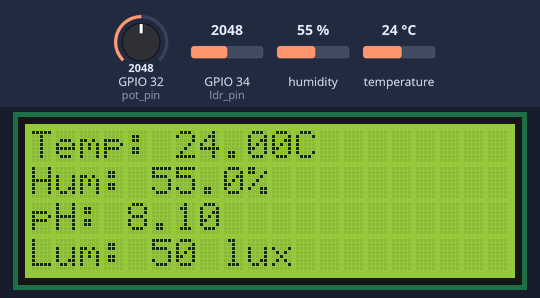
Simulated run of this sketch. Board: ESP32. Parts: 20×4 character LCD. The test bench sets the inputs (shaded band); at power-on: humidity 55 %, GPIO 32 (pot_pin) = 2048, GPIO 34 (ldr_pin) = 2048, temperature 24 °C. WiFi joins after 1.5 s; servers stay silent unless stated; no MQTT or app messages arrive unless stated.

Above: at 3.3 s.
3.4 s: humidity set to 22 %
At 5.3 s:
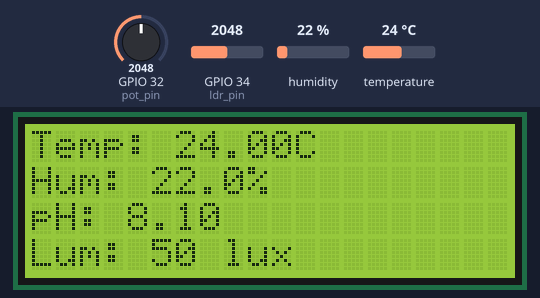
6.1 s: GPIO 32 (pot_pin) set to 2866
At 7.6 s:
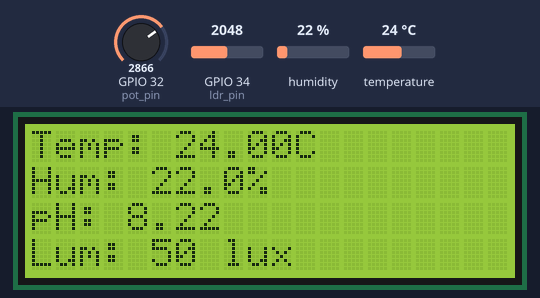
8.8 s: GPIO 34 (ldr_pin) set to 2866
At 11.1 s:
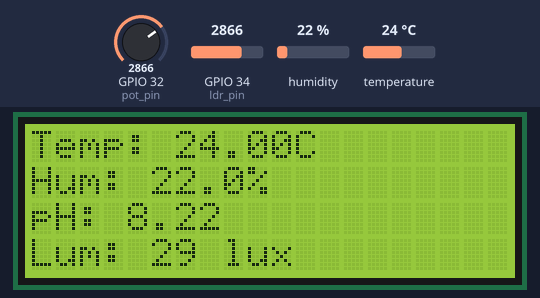
11.9 s: temperature set to 12 °C
At 13.4 s:
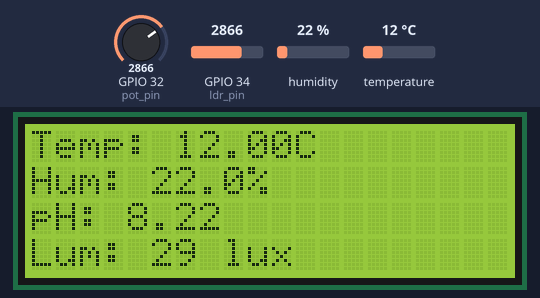
14.6 s: GPIO 32 (pot_pin) set to 3972
At 16.9 s:
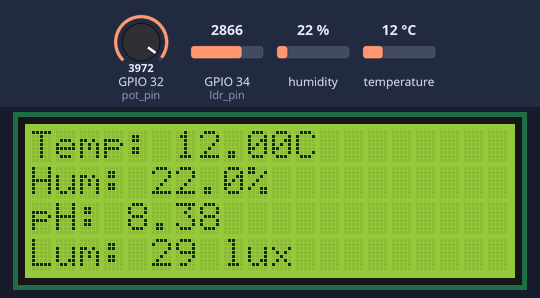
18.1 s: GPIO 34 (ldr_pin) set to 3972
At 19.2 s:
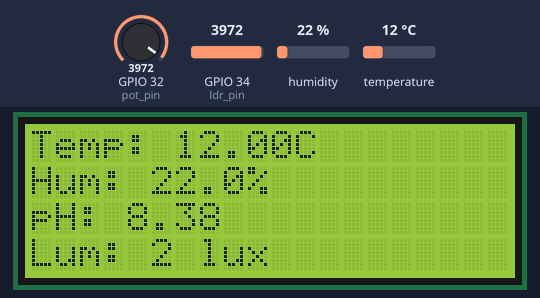
Timing chart, 0 to 21.1 s (numbered marks = the images above; inputs shaded):
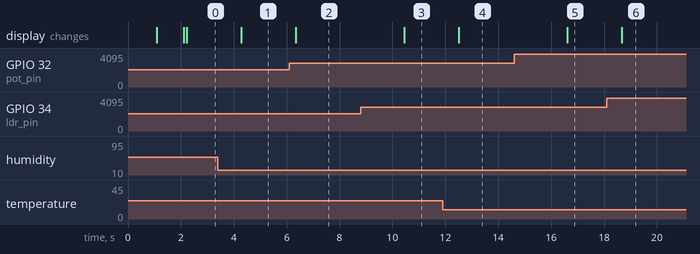

Measured:
- after the input at 3.4 s, the display: changes after 0.88 s (image 1)
- after the input at 6.1 s, the display: changes after 0.24 s (image 2)
- after the input at 8.8 s, the display: changes after 1.6 s (image 3)
- after the input at 11.9 s, the display: changes after 0.60 s (image 4)
- after the input at 14.6 s, the display: changes after 2.0 s (image 5)
- after the input at 18.1 s, the display: changes after 0.57 s (image 6)

The sketch:

main.ino
```cpp
#include "DHTesp.h"
#include <WiFi.h>
#include <ArduinoJson.h>
#include <PubSubClient.h>
#include <LiquidCrystal_I2C.h>

const int dht_pin = 15;
const int pot_pin = 32;
const int ldr_pin = 34;

const char* ssid = "Wokwi-GUEST";
const char* password = "";

const char* mqtt_server = "mqtt.tago.io";
const int mqtt_port = 1883;
const char* mqtt_id = "gabe_leao_mqtt";
const char* mqtt_user = "magic_lion";
const char* mqtt_password = "4aa32027-5816-4b91-bed9-5fe3b00b30cf";

WiFiClient espClient;
PubSubClient MQTT(espClient);
DHTesp dht_sensor;
LiquidCrystal_I2C lcd = LiquidCrystal_I2C(0x27, 20, 4);

void initWifi() {
  WiFi.begin(ssid, password);
  lcd.setCursor(0, 0);
  lcd.print("Conectando WiFi");
  while (WiFi.status() != WL_CONNECTED) {
    delay(1000);
    lcd.print(".");
  }
  lcd.setCursor(0, 1);
  lcd.print("WiFi Conectado!");
}

void reconnectMQTT() {
  while (!MQTT.connected()) {
    lcd.setCursor(0, 1);
    lcd.print("Conectando MQTT");
    if (MQTT.connect(mqtt_id, mqtt_user, mqtt_password)) {
      lcd.setCursor(0, 2);
      lcd.print("MQTT Conectado!");
    } else {
      lcd.setCursor(0, 2);
      lcd.print("Falha MQTT");
      delay(3000);
    }
  }
}

void initMQTT() {
  MQTT.setServer(mqtt_server, mqtt_port);
}

void checkWiFIAndMQTT() {
  if (WiFi.status() != WL_CONNECTED) reconnectWiFi();
  if (!MQTT.connected()) reconnectMQTT();
}

void reconnectWiFi(void) {
  if (WiFi.status() == WL_CONNECTED)
    return;

  initWifi();
}

void setup() {
  lcd.init();
  lcd.backlight();
  dht_sensor.setup(dht_pin, DHTesp::DHT22);
  initWifi();
  initMQTT();
  reconnectMQTT();
}

void loop() {
  checkWiFIAndMQTT();
  MQTT.loop();

  TempAndHumidity data = dht_sensor.getTempAndHumidity();
  int luminity_value = map(analogRead(ldr_pin), 0, 4023, 100, 0);

  int potValue = analogRead(pot_pin);
  float phValue = ((potValue / 4095.0) * (8.4 - 7.8)) + 7.8;

  lcd.clear();
  lcd.setCursor(0, 0);
  lcd.print("Temp: " + String(data.temperature, 2) + "C");
  lcd.setCursor(0, 1);
  lcd.print("Hum: " + String(data.humidity, 1) + "%");
  lcd.setCursor(0, 2);
  lcd.print("pH: " + String(phValue, 2));
  lcd.setCursor(0, 3);
  lcd.print("Lum: " + String(luminity_value) + " lux");

  DynamicJsonDocument doc(256);
  JsonArray data_array = doc.to<JsonArray>();

  JsonObject temperature = data_array.createNestedObject();
  temperature["variable"] = "temperature";
  temperature["value"] = data.temperature;
  temperature["unit"] = "C";

  JsonObject humidity = data_array.createNestedObject();
  humidity["variable"] = "humidity";
  humidity["value"] = data.humidity;
  humidity["unit"] = "%";

  JsonObject ph = data_array.createNestedObject();
  ph["variable"] = "ph";
  ph["value"] = phValue;

  JsonObject luminity = data_array.createNestedObject();
  luminity["variable"] = "luminity";
  luminity["value"] = luminity_value;
  luminity["unit"] = "%";

  char buffer[256];
  size_t n = serializeJson(doc, buffer);

  MQTT.publish("tago/data/post", buffer, n);

  delay(2000);
}
```
